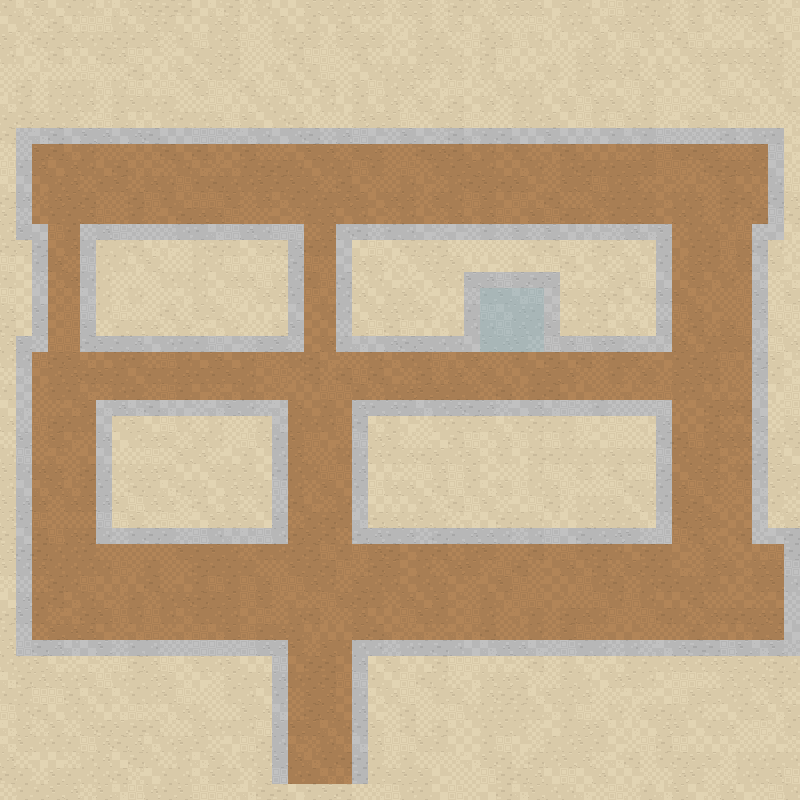

A 2D game scene composited from a Tiled map and its tileset images. What follows is a short description and the map's XML, with each tile layer's data collapsed to a summary:
An orthogonal 50x50 tile map with 16x16 px tiles, 3 tile layers (Background, Paths, Walls) and 25 objects.

<map version="1.2" tiledversion="1.2.3" orientation="orthogonal" renderorder="left-down" width="50" height="50" tilewidth="16" tileheight="16" infinite="0" nextlayerid="7" nextobjectid="67">
 <tileset firstgid="1" name="BaseSet2" tilewidth="16" tileheight="16" spacing="1" tilecount="522" columns="29">
  <image source="Resources/roguelikeDungeon_transparent.png" width="492" height="305" />
  <tile id="21">
   <properties>
    <property name="Destroyable" type="bool" value="true" />
    <property name="DoorHeight" type="int" value="2" />
    <property name="DoorPositionX" type="int" value="1" />
    <property name="DoorPositionY" type="int" value="2" />
    <property name="DoorWidth" type="int" value="2" />
    <property name="Type" value="Door" />
   </properties>
  </tile>
  <tile id="28">
   <properties>
    <property name="Destroyable" type="bool" value="true" />
    <property name="DoorHeight" type="int" value="2" />
    <property name="DoorPositionX" type="int" value="2" />
    <property name="DoorPositionY" type="int" value="2" />
    <property name="DoorWidth" type="int" value="2" />
    <property name="Type" value="Door" />
   </properties>
  </tile>
  <tile id="50">
   <properties>
    <property name="Destroyable" type="bool" value="true" />
    <property name="DoorHeight" type="int" value="2" />
    <property name="DoorPositionX" type="int" value="1" />
    <property name="DoorPositionY" type="int" value="1" />
    <property name="DoorWidth" type="int" value="2" />
    <property name="Type" value="Door" />
   </properties>
  </tile>
  <tile id="57">
   <properties>
    <property name="Destroyable" type="bool" value="true" />
    <property name="DoorHeight" type="int" value="2" />
    <property name="DoorPositionX" type="int" value="2" />
    <property name="DoorPositionY" type="int" value="1" />
    <property name="DoorWidth" type="int" value="2" />
    <property name="Type" value="Door" />
   </properties>
  </tile>
  <tile id="87">
   <properties>
    <property name="Type" value="Pickup" />
   </properties>
  </tile>
  <tile id="88">
   <properties>
    <property name="Type" value="Pickup" />
   </properties>
  </tile>
  <tile id="89">
   <properties>
    <property name="Type" value="Pickup" />
   </properties>
  </tile>
  <tile id="90">
   <properties>
    <property name="Type" value="Pickup" />
   </properties>
  </tile>
  <tile id="116">
   <properties>
    <property name="Type" value="Pickup" />
   </properties>
  </tile>
  <tile id="117">
   <properties>
    <property name="Type" value="Pickup" />
   </properties>
  </tile>
  <tile id="118">
   <properties>
    <property name="Type" value="Pickup" />
   </properties>
  </tile>
  <tile id="119">
   <properties>
    <property name="Type" value="Pickup" />
   </properties>
  </tile>
  <tile id="311">
   <properties>
    <property name="Destroyable" type="bool" value="true" />
    <property name="DoorHeight" type="int" value="3" />
    <property name="DoorPositionX" type="int" value="1" />
    <property name="DoorPositionY" type="int" value="3" />
    <property name="DoorWidth" type="int" value="3" />
    <property name="Type" value="Door" />
   </properties>
  </tile>
  <tile id="312">
   <properties>
    <property name="Destroyable" type="bool" value="true" />
    <property name="DoorHeight" type="int" value="3" />
    <property name="DoorPositionX" type="int" value="2" />
    <property name="DoorPositionY" type="int" value="3" />
    <property name="DoorWidth" type="int" value="3" />
    <property name="Type" value="Door" />
   </properties>
  </tile>
  <tile id="313">
   <properties>
    <property name="Destroyable" type="bool" value="true" />
    <property name="DoorHeight" type="int" value="3" />
    <property name="DoorPositionX" type="int" value="3" />
    <property name="DoorPositionY" type="int" value="3" />
    <property name="DoorWidth" type="int" value="3" />
    <property name="Type" value="Door" />
   </properties>
  </tile>
  <tile id="340">
   <properties>
    <property name="Destroyable" type="bool" value="true" />
    <property name="DoorHeight" type="int" value="3" />
    <property name="DoorPositionX" type="int" value="1" />
    <property name="DoorPositionY" type="int" value="2" />
    <property name="DoorWidth" type="int" value="3" />
    <property name="Type" value="Door" />
   </properties>
  </tile>
  <tile id="341">
   <properties>
    <property name="Destroyable" type="bool" value="true" />
    <property name="DoorHeight" type="int" value="3" />
    <property name="DoorPositionX" type="int" value="2" />
    <property name="DoorPositionY" type="int" value="2" />
    <property name="DoorWidth" type="int" value="3" />
    <property name="Type" value="Door" />
   </properties>
  </tile>
  <tile id="342">
   <properties>
    <property name="Destroyable" type="bool" value="true" />
    <property name="DoorHeight" type="int" value="3" />
    <property name="DoorPositionX" type="int" value="3" />
    <property name="DoorPositionY" type="int" value="2" />
    <property name="DoorWidth" type="int" value="3" />
    <property name="Type" value="Door" />
   </properties>
  </tile>
  <tile id="369">
   <properties>
    <property name="Destroyable" type="bool" value="true" />
    <property name="DoorHeight" type="int" value="3" />
    <property name="DoorPositionX" type="int" value="1" />
    <property name="DoorPositionY" type="int" value="1" />
    <property name="DoorWidth" type="int" value="3" />
    <property name="Type" value="Door" />
   </properties>
  </tile>
  <tile id="370">
   <properties>
    <property name="Destroyable" type="bool" value="true" />
    <property name="DoorHeight" type="int" value="3" />
    <property name="DoorPositionX" type="int" value="2" />
    <property name="DoorPositionY" type="int" value="1" />
    <property name="DoorWidth" type="int" value="3" />
    <property name="Type" value="Door" />
   </properties>
  </tile>
  <tile id="371">
   <properties>
    <property name="Destroyable" type="bool" value="true" />
    <property name="DoorHeight" type="int" value="3" />
    <property name="DoorPositionX" type="int" value="3" />
    <property name="DoorPositionY" type="int" value="1" />
    <property name="DoorWidth" type="int" value="3" />
    <property name="Type" value="Door" />
   </properties>
  </tile>
  <tile id="480">
   <properties>
    <property name="Type" value="Wall" />
   </properties>
  </tile>
  <tile id="481">
   <properties>
    <property name="Type" value="Wall" />
   </properties>
  </tile>
  <tile id="482">
   <properties>
    <property name="Type" value="Wall" />
   </properties>
  </tile>
  <tile id="483">
   <properties>
    <property name="Type" value="Wall" />
   </properties>
  </tile>
  <tile id="484">
   <properties>
    <property name="Type" value="Wall" />
   </properties>
  </tile>
  <tile id="509">
   <properties>
    <property name="Type" value="Wall" />
   </properties>
  </tile>
  <tile id="510">
   <properties>
    <property name="Type" value="Wall" />
   </properties>
  </tile>
  <tile id="511">
   <properties>
    <property name="Type" value="Wall" />
   </properties>
  </tile>
  <tile id="512">
   <properties>
    <property name="Type" value="Wall" />
   </properties>
  </tile>
  <tile id="513">
   <properties>
    <property name="Type" value="Wall" />
   </properties>
  </tile>
 </tileset>
 <layer id="1" name="Background" width="50" height="50" locked="1">
  <data>[2500 cells, 2500 non-empty, 17 distinct tile ids]</data>
 </layer>
 <layer id="2" name="Paths" width="50" height="50" locked="1">
  <data>[2500 cells, 1168 non-empty, 20 distinct tile ids]</data>
 </layer>
 <layer id="3" name="Walls" width="50" height="50" locked="1">
  <data>[2500 cells, 370 non-empty, 10 distinct tile ids]</data>
 </layer>
 <objectgroup id="5" name="Object1" locked="1">
  <object id="6" gid="370" x="480" y="352" width="16" height="16" />
  <object id="30" gid="341" x="480" y="336" width="16" height="16" />
  <object id="32" gid="312" x="480" y="320" width="16" height="16" />
  <object id="33" gid="313" x="496" y="320" width="16" height="16" />
  <object id="35" gid="314" x="512" y="320" width="16" height="16" />
  <object id="36" gid="342" x="496" y="336" width="16" height="16" />
  <object id="40" gid="371" x="496" y="352" width="16" height="16" />
  <object id="44" gid="343" x="512" y="336" width="16" height="16" />
  <object id="45" gid="372" x="512" y="352" width="16" height="16" />
  <object id="50" x="704" y="368" width="16" height="16">
   <properties>
    <property name="playerSpawn" type="bool" value="true" />
   </properties>
  </object>
  <object id="52" gid="51" x="48" y="352" width="16" height="16" />
  <object id="53" gid="22" x="48" y="336" width="16" height="16" />
  <object id="54" gid="58" x="64" y="352" width="16" height="16" />
  <object id="55" gid="29" x="64" y="336" width="16" height="16" />
  <object id="56" gid="51" x="304" y="352" width="16" height="16" />
  <object id="57" gid="22" x="304" y="336" width="16" height="16" />
  <object id="58" gid="58" x="320" y="352" width="16" height="16" />
  <object id="59" gid="29" x="320" y="336" width="16" height="16" />
 </objectgroup>
 <objectgroup id="6" name="Pickups">
  <object id="60" gid="89" x="512" y="208" width="16" height="16" />
  <object id="61" gid="89" x="320" y="208" width="16" height="16" />
  <object id="62" gid="89" x="272" y="192" width="16" height="16" />
  <object id="63" gid="89" x="224" y="176" width="16" height="16" />
  <object id="64" gid="89" x="208" y="208" width="16" height="16" />
  <object id="65" gid="89" x="176" y="176" width="16" height="16" />
  <object id="66" gid="89" x="160" y="208" width="16" height="16" />
 </objectgroup>
</map>
